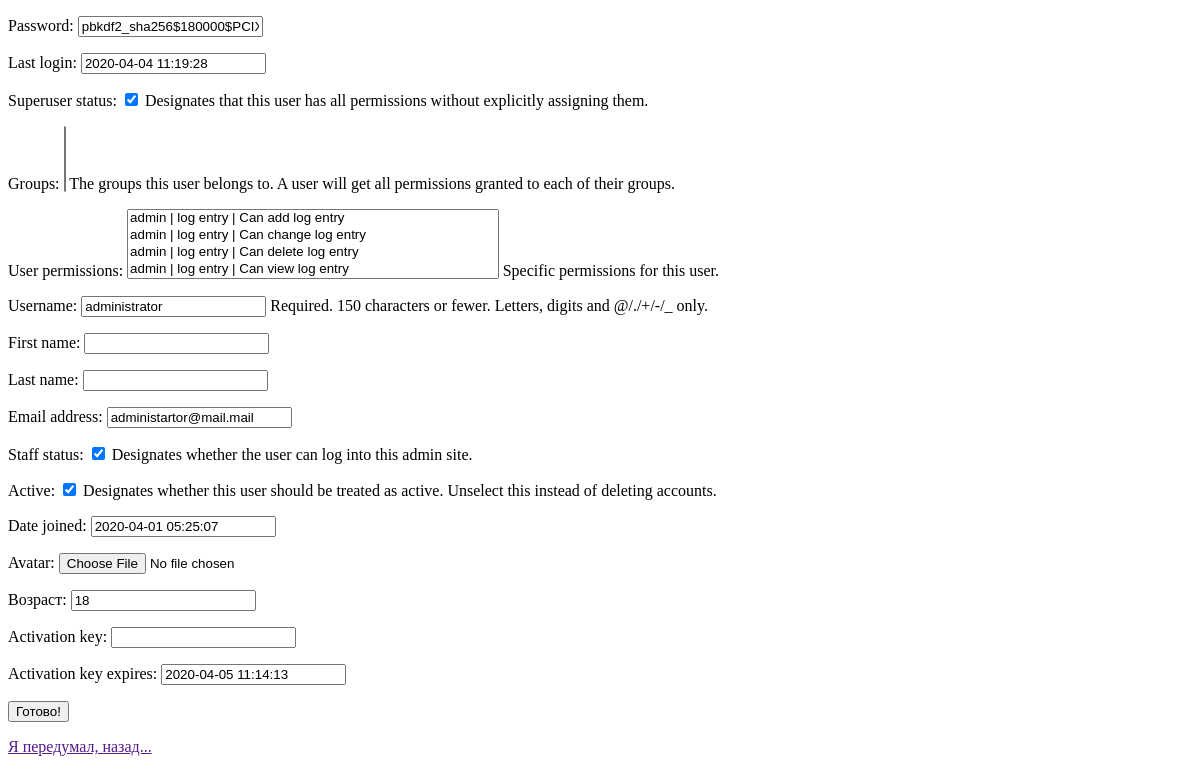
Before: /adminapp/product/user_update/3 (signed in) with the older database file.
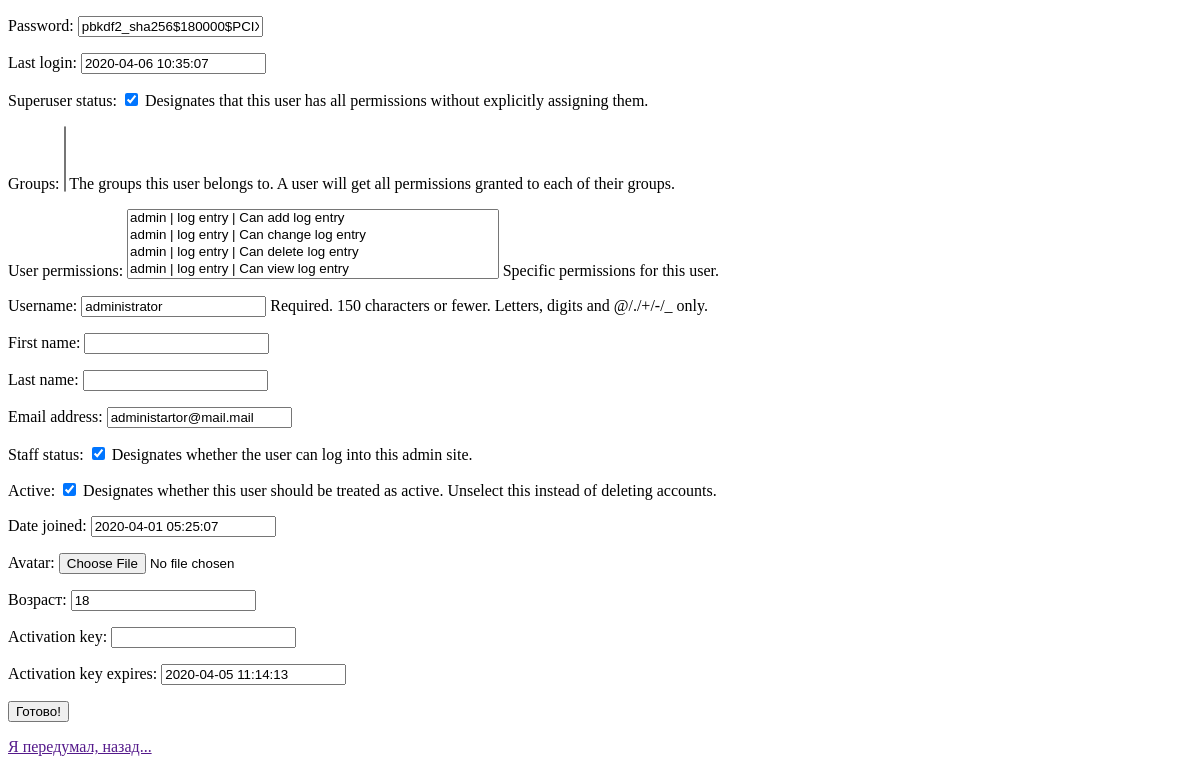
After: the same page with the newer database file.
### authapp/models.py (models this page shows, shortened)
class ShopUser(AbstractUser):
    class Meta:
        verbose_name = 'Пользователь'
        verbose_name_plural = 'Пользователи'
    avatar = models.ImageField(upload_to='user_avatars', blank=True)
    age = models.PositiveIntegerField(verbose_name='Возраст', default=18)
    activation_key = models.CharField(max_length=128, blank=True)
    activation_key_expires = models.DateTimeField(default=get_exp())

### adminapp/views.py (the view)
# urls.py: path('product/user_update/<pk>', UserUpdateView.as_view(), name='user_update'),
class UserUpdateView(IsUserAdminView, UpdateView):
    model = ShopUser
    template_name = 'adminapp/update.html'
    fields = '__all__'
    success_url = reverse_lazy('adminapp:user')

### adminapp/views.py (called while the page is built)
    def test_func(self):
        return self.request.user.is_superuser

### adminapp/templates/adminapp/update.html (shortened to what this page needs)
{% extends 'adminapp/adminAppBase.html' %}
{% block body %}
    <form class = "form-horizontal" method="POST" enctype = "multipart/form-data">
        {{ form.as_p}}
        <input type="submit" value="Готово!">
    </form>
    <p><a href="{{ request.META.HTTP_REFERER }}">Я передумал, назад...</a></p>
{% endblock %}

Changed rows visible on the page:
changed ShopUser "pbkdf2_sha256$180000$PCIXbh9dbjun$MX4Cdz0Os0AbbNZ0w/rKE5XFsS9ypwnwG39rOXR0JQ8=": last_login "2020-04-04 11:19:28" → "2020-04-06 10:35:07"
